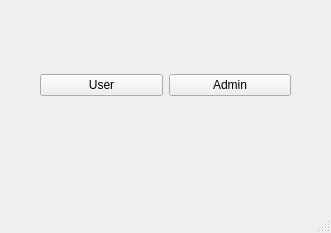
<?xml version="1.0" encoding="UTF-8"?>
<ui version="4.0">
 <class>InitialWindow</class>
 <widget class="QMainWindow" name="InitialWindow">
  <property name="geometry">
   <rect>
    <x>0</x>
    <y>0</y>
    <width>331</width>
    <height>233</height>
   </rect>
  </property>
  <property name="windowTitle">
   <string>InitialWindow</string>
  </property>
  <widget class="QWidget" name="centralwidget">
   <widget class="QWidget" name="">
    <property name="geometry">
     <rect>
      <x>40</x>
      <y>30</y>
      <width>251</width>
      <height>111</height>
     </rect>
    </property>
    <layout class="QHBoxLayout" name="horizontalLayout">
     <item>
      <widget class="QPushButton" name="userButton">
       <property name="text">
        <string>User</string>
       </property>
      </widget>
     </item>
     <item>
      <widget class="QPushButton" name="adminButton">
       <property name="text">
        <string>Admin</string>
       </property>
      </widget>
     </item>
    </layout>
   </widget>
  </widget>
  <widget class="QMenuBar" name="menubar">
   <property name="geometry">
    <rect>
     <x>0</x>
     <y>0</y>
     <width>331</width>
     <height>33</height>
    </rect>
   </property>
  </widget>
  <widget class="QStatusBar" name="statusbar"/>
 </widget>
 <resources/>
 <connections/>
</ui>
